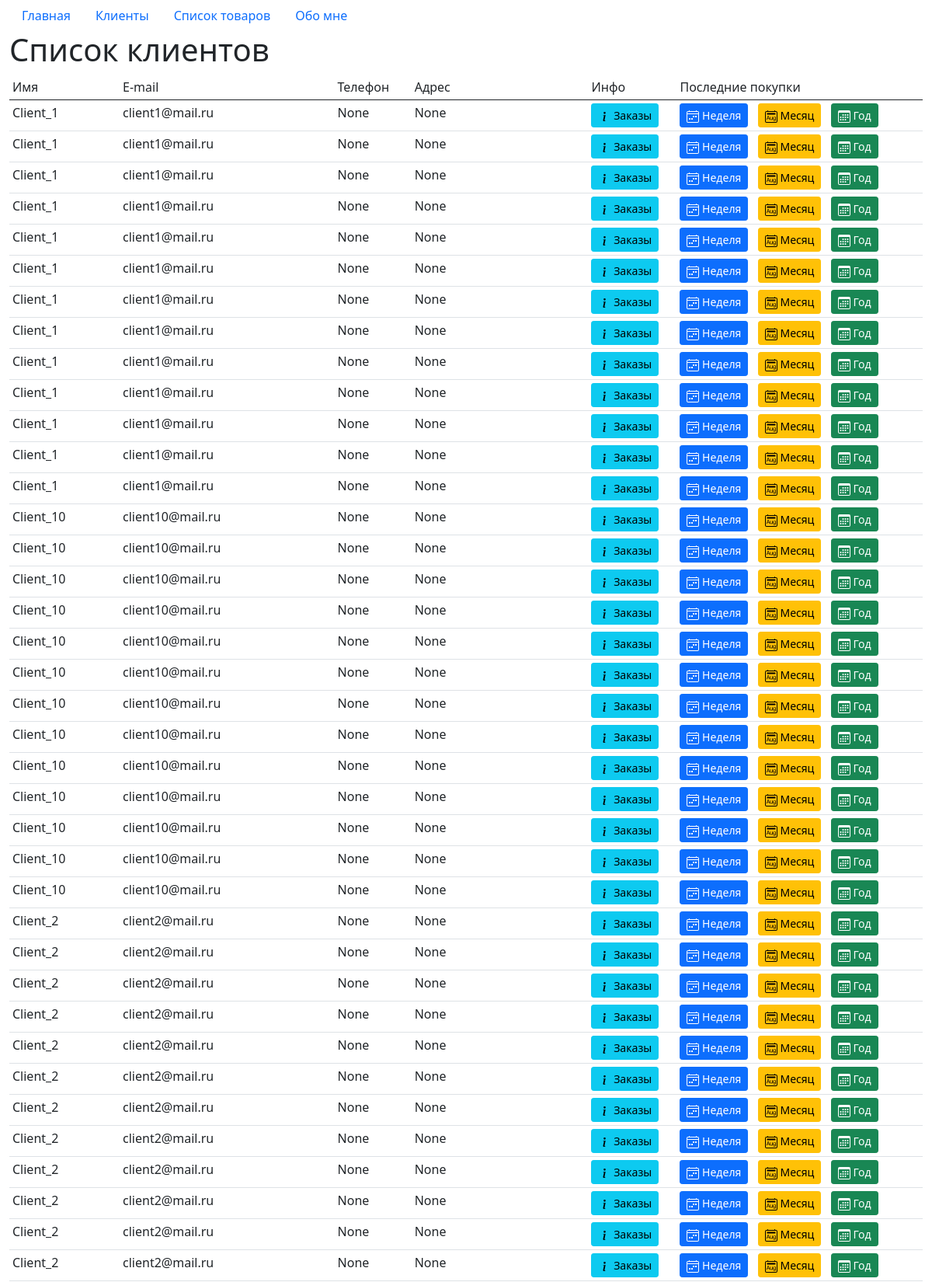
/clients/ (upper part), run on the app's committed database.
### work_01_app/models.py (models this page shows, shortened)
class Client(models.Model):
    client_name = models.CharField(max_length=100, null=False)
    email = models.EmailField()
    password = models.CharField(max_length=100, null=False)
    phone = models.CharField(max_length=50, null=True)
    address = models.TextField(null=True)
    reg_date = models.DateField(auto_now_add=True)  # фиксируем создание
    class Meta:
        ordering = ['client_name']
        indexes = [
            models.Index(fields=['client_name']),
            models.Index(fields=['-reg_date']),
        ]

### work_01_app/views.py (the view)
# urls.py: path('clients/', views.clients_list, name='clients'),
def clients_list(request):
    clients = Client.objects.all()
    context = {'clients': clients}
    return render(request, 'work_01_app/clients_list.html', context=context)

### work_01_app/templates/work_01_app/clients_list.html (shortened to what this page needs)
{% extends 'work_01_app/base.html' %}
{% block content %}
<h1>Список клиентов</h1>
<table class="table table-sm table-hover table-responsive">
    <thead>
    <tr>
        <td>Имя</td>
        <td>E-mail</td>
        <td>Телефон</td>
        <td>Адрес</td>
        <td>Инфо</td>
        <td>Последние покупки</td>
    </tr>
    </thead>
    <tbody>
    {% if clients %}
    {% for client in clients %}
    <tr>
        <td>{{ client.client_name }}</td>
        <td>{{ client.email }}</td>
        <td>{{ client.phone }}</td>
        <td>{{ client.address }}</td>
        <td>
            <a class="btn btn-sm btn-info" href="orders/{{ client.pk }}">
                Заказы
            </a>
        </td>
        <td>
            <a class="btn btn-sm btn-primary" href="products/{{ client.pk }}/7">
                Неделя
            </a>
            <a class="btn btn-sm btn-warning" href="products/{{ client.pk }}/30">
                Месяц
            </a>
            <a class="btn btn-sm btn-success" href="products/{{ client.pk }}/365">
                Год
            </a>
        </td>
    </tr>
    {% endfor %}
    {% endif %}
    </tbody>
</table>
{% endblock %}

### data on the page
Client: client_name "Client_1", email "client1@mail.ru", phone "None", address "None"
Client: client_name "Client_1", email "client1@mail.ru", phone "None", address "None"
Client: client_name "Client_1", email "client1@mail.ru", phone "None", address "None"
Client: client_name "Client_1", email "client1@mail.ru", phone "None", address "None"
Client: client_name "Client_1", email "client1@mail.ru", phone "None", address "None"
Client: client_name "Client_1", email "client1@mail.ru", phone "None", address "None"
Client: client_name "Client_1", email "client1@mail.ru", phone "None", address "None"
Client: client_name "Client_1", email "client1@mail.ru", phone "None", address "None"
Client: client_name "Client_1", email "client1@mail.ru", phone "None", address "None"
Client: client_name "Client_1", email "client1@mail.ru", phone "None", address "None"
Client: client_name "Client_1", email "client1@mail.ru", phone "None", address "None"
Client: client_name "Client_1", email "client1@mail.ru", phone "None", address "None"
Client: client_name "Client_1", email "client1@mail.ru", phone "None", address "None"
Client: client_name "Client_10", email "client10@mail.ru", phone "None", address "None"
Client: client_name "Client_10", email "client10@mail.ru", phone "None", address "None"
Client: client_name "Client_10", email "client10@mail.ru", phone "None", address "None"
Client: client_name "Client_10", email "client10@mail.ru", phone "None", address "None"
Client: client_name "Client_10", email "client10@mail.ru", phone "None", address "None"
Client: client_name "Client_10", email "client10@mail.ru", phone "None", address "None"
Client: client_name "Client_10", email "client10@mail.ru", phone "None", address "None"
Client: client_name "Client_10", email "client10@mail.ru", phone "None", address "None"
Client: client_name "Client_10", email "client10@mail.ru", phone "None", address "None"
Client: client_name "Client_10", email "client10@mail.ru", phone "None", address "None"
Client: client_name "Client_10", email "client10@mail.ru", phone "None", address "None"
Client: client_name "Client_10", email "client10@mail.ru", phone "None", address "None"
Client: client_name "Client_10", email "client10@mail.ru", phone "None", address "None"
Client: client_name "Client_2", email "client2@mail.ru", phone "None", address "None"
Client: client_name "Client_2", email "client2@mail.ru", phone "None", address "None"
Client: client_name "Client_2", email "client2@mail.ru", phone "None", address "None"
Client: client_name "Client_2", email "client2@mail.ru", phone "None", address "None"
Client: client_name "Client_2", email "client2@mail.ru", phone "None", address "None"
Client: client_name "Client_2", email "client2@mail.ru", phone "None", address "None"
Client: client_name "Client_2", email "client2@mail.ru", phone "None", address "None"
Client: client_name "Client_2", email "client2@mail.ru", phone "None", address "None"
Client: client_name "Client_2", email "client2@mail.ru", phone "None", address "None"
Client: client_name "Client_2", email "client2@mail.ru", phone "None", address "None"
Client: client_name "Client_2", email "client2@mail.ru", phone "None", address "None"
Client: client_name "Client_2", email "client2@mail.ru", phone "None", address "None"
